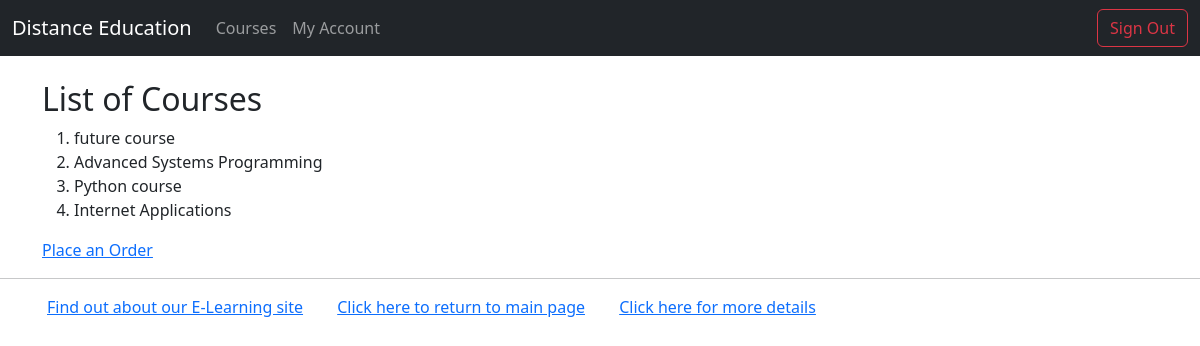
Page /myappF23/courses/ (signed in) on the earlier database version.
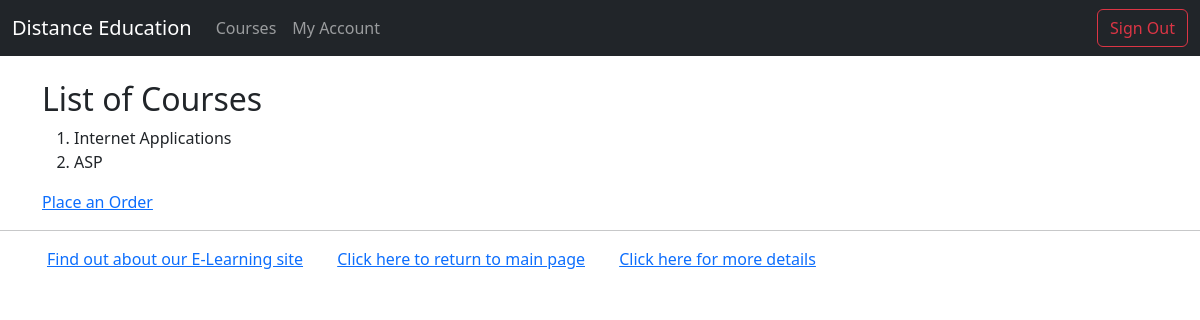
Same page on the later database version.
### myappF23/models.py (models this page shows, shortened)
class Course(models.Model):
    LEVEL_CHOICES = [
        ("BE", "Beginner"),
        ("IN", "Intermediate"),
        ("AD", "Advanced"),
    ]
    title = models.CharField(max_length=200)
    description = models.TextField()
    instructor = models.ForeignKey(Instructor, on_delete=models.CASCADE, default=None)
    categories = models.ForeignKey(Category, on_delete=models.CASCADE)
    students = models.ManyToManyField(Student, blank=True)
    start_date = models.DateField()
    end_date = models.DateField()
    price = models.DecimalField(max_digits=10, decimal_places=2)
    level = models.PositiveIntegerField(default=0)
    interested = models.PositiveIntegerField(default=0)

### myappF23/views.py (the view)
# urls.py: path("courses/", views.courses, name="courses"),
@login_required(login_url="/myappF23/login/")
def courses(request):
    course_list = Course.objects.all().order_by("-price")
    return render(request, "myapp/courses.html", {"course_list": course_list})

### myappF23/templates/myapp/courses.html (shortened to what this page needs)
{% extends "myapp/base.html" %}
{% block body_block%}
{% if course_list %}
<h2>List of Courses</h2>
<ol>
    {% for course in course_list %}
    <li>{{course.title}}</li>
    {% endfor %}
</ol>
{% else %}
<strong>There are no courses</strong>
{% endif %}
<a href="{% url 'place-order' %}">Place an Order</a>
{% endblock %}

Differences in the rows shown:
removed Course: title "future course"
removed Course: title "Advanced Systems Programming"
removed Course: title "Python course"
added Course: title "ASP"
